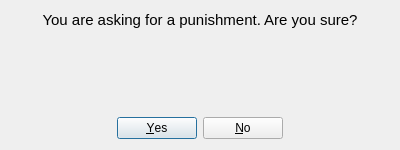
<?xml version="1.0" encoding="UTF-8"?>
<ui version="4.0">
    <class>AskPunishment</class>
    <widget class="QDialog" name="AskPunishment">
        <property name="geometry">
            <rect>
                <x>0</x>
                <y>0</y>
                <width>400</width>
                <height>150</height>
            </rect>
        </property>
        <property name="windowTitle">
            <string>Confirm</string>
        </property>
        <layout class="QVBoxLayout" name="verticalLayout">
            <item>
                <widget class="QLabel" name="lbl_AskPunishment">
                    <property name="font">
                        <font>
                            <pointsize>11</pointsize>
                        </font>
                    </property>
                    <property name="text">
                        <string>You are asking for a punishment. Are you sure?</string>
                    </property>
                    <property name="alignment">
                        <set>Qt::AlignCenter</set>
                    </property>
                    <property name="wordWrap">
                        <bool>true</bool>
                    </property>
                </widget>
            </item>
            <item>
                <spacer name="verticalSpacer">
                    <property name="orientation">
                        <enum>Qt::Vertical</enum>
                    </property>
                    <property name="sizeHint" stdset="0">
                        <size>
                            <width>20</width>
                            <height>40</height>
                        </size>
                    </property>
                </spacer>
            </item>
            <item>
                <widget class="QDialogButtonBox" name="buttonBox">
                    <property name="orientation">
                        <enum>Qt::Orientation::Horizontal</enum>
                    </property>
                    <property name="standardButtons">
                        <set>QDialogButtonBox::StandardButton::No|QDialogButtonBox::StandardButton::Yes</set>
                    </property>
                    <property name="centerButtons">
                        <bool>true</bool>
                    </property>
                </widget>
            </item>
        </layout>
    </widget>
    <resources/>
    <connections>
        <connection>
            <sender>buttonBox</sender>
            <signal>accepted()</signal>
            <receiver>AskPunishment</receiver>
            <slot>accept()</slot>
            <hints>
                <hint type="sourcelabel">
                    <x>248</x>
                    <y>254</y>
                </hint>
                <hint type="destinationlabel">
                    <x>157</x>
                    <y>274</y>
                </hint>
            </hints>
        </connection>
        <connection>
            <sender>buttonBox</sender>
            <signal>rejected()</signal>
            <receiver>AskPunishment</receiver>
            <slot>reject()</slot>
            <hints>
                <hint type="sourcelabel">
                    <x>316</x>
                    <y>260</y>
                </hint>
                <hint type="destinationlabel">
                    <x>286</x>
                    <y>274</y>
                </hint>
            </hints>
        </connection>
    </connections>
</ui>
